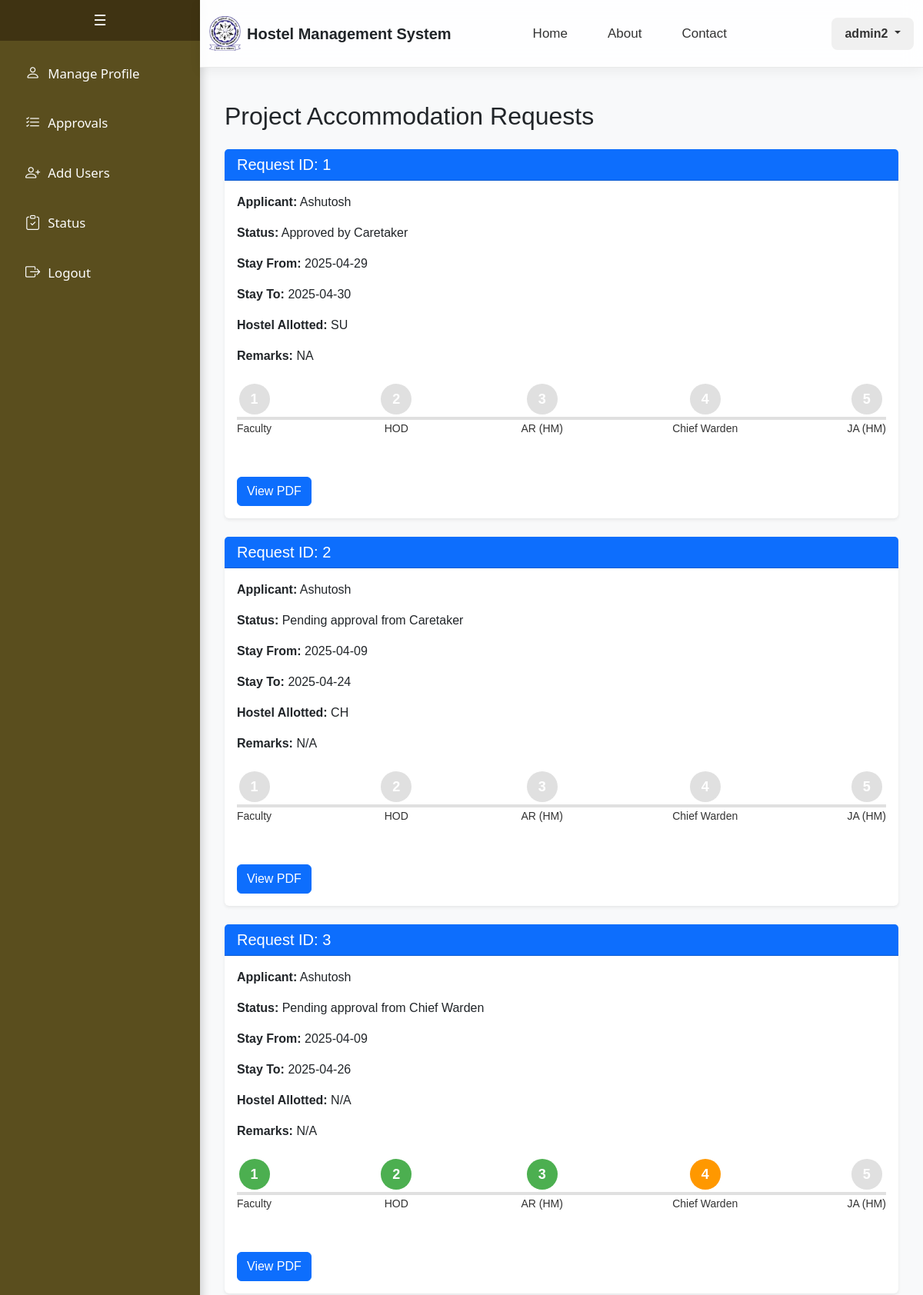
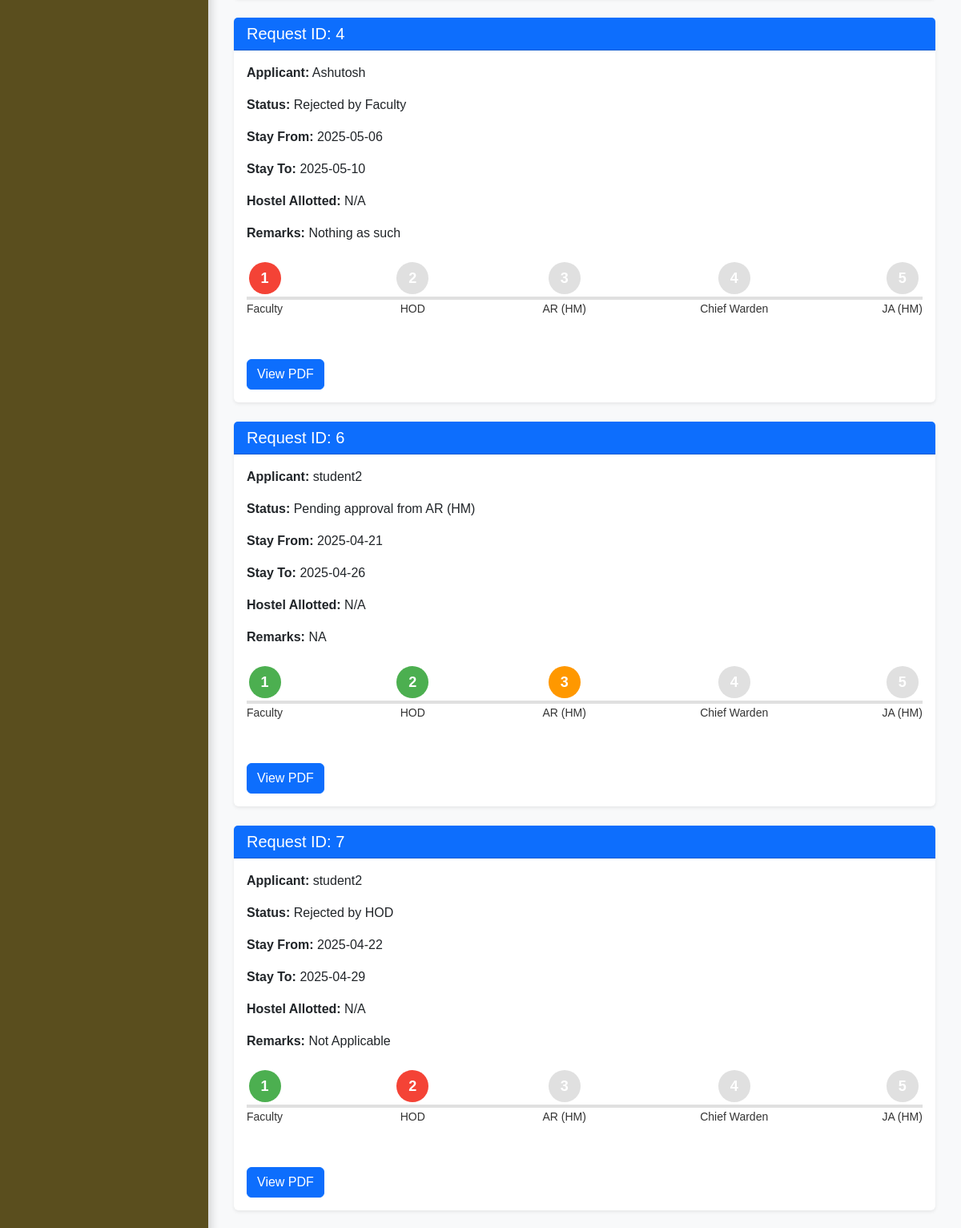
Screenshot of /admin/project_accommodation_status (signed in, upper part) with the database file from the repository (2 pictures, top to bottom).
### app/models.py (models this page shows, shortened)
class ProjectAccommodationRequest(db.Model):
    __tablename__ = 'project_accommodation_request'
    id = db.Column(db.Integer, primary_key=True)
    applicant_id = db.Column(db.Integer, db.ForeignKey('custom_user.id', ondelete='CASCADE'), nullable=False)
    faculty_id = db.Column(db.Integer, db.ForeignKey('faculty.faculty_id', ondelete='SET NULL'))
    address = db.Column(db.Text, nullable=False)
    stay_from = db.Column(db.Date, nullable=False)
    stay_to = db.Column(db.Date, nullable=False)
    category = db.Column(db.String(1), nullable=False)  # 'A' or 'B'
    arrival_date = db.Column(db.Date, nullable=False)
    arrival_time = db.Column(db.Time, nullable=False)
    departure_date = db.Column(db.Date, nullable=False)
    departure_time = db.Column(db.Time, nullable=False)
    offer_letter_path = db.Column(db.String(200))
    id_proof_path = db.Column(db.String(200))
    remarks = db.Column(db.Text)
    hostel_allotted = db.Column(db.String(20), db.ForeignKey('hostel.hostel_no', ondelete='SET NULL'))
    status = db.Column(db.String(50))
    otp = db.Column(db.String(10))  # New column for OTP
    created_at = db.Column(db.DateTime, default=datetime.utcnow)
    applicant = db.relationship('CustomUser', backref=db.backref('project_accommodation_requests', cascade='all, delete-orphan'))
    hostel = db.relationship('Hostel', backref=db.backref('project_accommodation_requests', cascade='all, delete-orphan'))

class CustomUser(db.Model):
    __tablename__ = 'custom_user'
    id = db.Column(db.Integer, primary_key=True)
    email = db.Column(db.String(255), unique=True, nullable=False)
    name = db.Column(db.String(100), nullable=False)
    password = db.Column(db.String(100), nullable=False)
    is_staff = db.Column(db.Boolean, default=False)
    is_active = db.Column(db.Boolean, default=True)
    gender = db.Column(db.String(20), default='Not Specified')
    student = db.relationship('Student', backref='user', uselist=False, cascade="all, delete")
    caretaker = db.relationship('Caretaker', backref='user', uselist=False, cascade="all, delete")
    faculty = db.relationship('Faculty', backref='user', uselist=False, cascade="all, delete")
    admin = db.relationship('Admin', backref='user', uselist=False, cascade="all, delete")
    guest = db.relationship('Guest', backref='user', uselist=False, cascade="all, delete")

### app/admin.py (the view)
@admin_bp.route("/admin/project_accommodation_status", methods=["GET"])
def project_accommodation_status():
    if 'user_id' not in session or session.get('user_role') != 'admin':
        return redirect(url_for('auth.login'))
    project_requests = ProjectAccommodationRequest.query.all()
    return render_template(
        "admin/project_accommodation_status.html",
        project_requests=project_requests
    )

### templates/admin/project_accommodation_status.html (shortened to what this page needs)
{% extends "admin/base.html" %}
{% block content %}
<div class="container mt-4">
    <h2>Project Accommodation Requests</h2>
    {% if project_requests %}
        {% for request in project_requests %}
        <div class="card shadow-sm border-0 mt-4">
            <div class="card-header bg-primary text-white">
                <h5 class="mb-0">Request ID: {{ request.id }}</h5>
            </div>
            <div class="card-body">
                <p><strong>Applicant:</strong> {{ request.applicant.name }}</p>
                <p><strong>Status:</strong> {{ request.status }}</p>
                <p><strong>Stay From:</strong> {{ request.stay_from }}</p>
                <p><strong>Stay To:</strong> {{ request.stay_to }}</p>
                <p><strong>Hostel Allotted:</strong> {{ request.hostel_allotted or 'N/A' }}</p>
                <p><strong>Remarks:</strong> {{ request.remarks or 'N/A' }}</p>
                <div class="stepper d-flex justify-content-between align-items-center mt-4">
                    {% set STATUS_FLOW = [
                        'Pending approval from Faculty',
                        'Pending approval from HOD',
                        'Pending approval from AR (HM)',
                        'Pending approval from Chief Warden',
                        'Pending approval from JA (HM)',
                        'Approved by JA (HM)'
                    ] %}
                    {% set step_names = ['Faculty', 'HOD', 'AR (HM)', 'Chief Warden', 'JA (HM)'] %}
                    {% set status_index = STATUS_FLOW.index(request.status) if request.status in STATUS_FLOW else -1 %}
                    {% set rejected_index = step_names.index(request.status.replace('Rejected by ', '')) if 'Rejected by' in request.status else -1 %}
                    {% for step_name in step_names %}
                        {% set i = loop.index0 %}
                        <div class="step
                            {% if rejected_index != -1 %}
                                {% if i < rejected_index %}completed
                                {% elif i == rejected_index %}rejected
                                {% else %}normal{% endif %}
                            {% else %}
                                {% if i < status_index %}completed
                                {% elif i == status_index %}pending
                                {% else %}normal{% endif %}
                            {% endif %}
                        ">
                            <div class="circle">{{ loop.index }}</div>
                            <p class="text-center mt-2">{{ step_name }}</p>
                        </div>
                    {% endfor %}
                </div>
                <a href="{{ url_for('admin.view_project_accommodation_pdf', request_id=request.id) }}" class="btn btn-primary mt-3">View PDF</a>
            </div>
        </div>
        {% endfor %}
    {% else %}
        <p>No project accommodation requests found.</p>
    {% endif %}
</div>
{% endblock %}

### templates/admin/base.html (style rules this page uses)
body { margin: 0; font-family: Arial, sans-serif; }

### templates/admin/project_accommodation_status.html (style rules this page uses)
.stepper { display: flex; justify-content: space-between; align-items: center; position: relative; margin: 20px 0; }
.stepper::before { content: ''; position: absolute; top: 50%; left: 0; right: 0; height: 4px; background-color: #e0e0e0; z-index: 0; }
.step { position: relative; z-index: 1; text-align: center; }
.step .circle { width: 40px; height: 40px; border-radius: 50%; background-color: #e0e0e0; color: #fff; display: flex; align-items: center; justify-content: center; font-weight: bold; font-size: 18px; margin: 0 auto; }
.step.completed .circle { background-color: #4caf50; }
.step.rejected .circle { background-color: #f44336; }
.step.pending .circle { background-color: #ff9800; }
.step.normal .circle { background-color: #e0e0e0; }
.step p { margin-top: 10px; font-size: 14px; color: #333; }

### rows the page displays
ProjectAccommodationRequest: id "1", applicant.name "Ashutosh", status "Approved by Caretaker", stay_from "2025-04-29", stay_to "2025-04-30", hostel_allotted "SU", remarks "NA", step_names "Faculty" "HOD" "AR (HM)" "Chief Warden" "JA (HM)"
ProjectAccommodationRequest: id "2", applicant.name "Ashutosh", status "Pending approval from Caretaker", stay_from "2025-04-09", stay_to "2025-04-24", hostel_allotted "CH", remarks "N/A", step_names "Faculty" "HOD" "AR (HM)" "Chief Warden" "JA (HM)"
ProjectAccommodationRequest: id "3", applicant.name "Ashutosh", status "Pending approval from Chief Warden", stay_from "2025-04-09", stay_to "2025-04-26", hostel_allotted "N/A", remarks "N/A", step_names "Faculty" "HOD" "AR (HM)" "Chief Warden" "JA (HM)"
ProjectAccommodationRequest: id "4", applicant.name "Ashutosh", status "Rejected by Faculty", stay_from "2025-05-06", stay_to "2025-05-10", hostel_allotted "N/A", remarks "Nothing as such", step_names "Faculty" "HOD" "AR (HM)" "Chief Warden" "JA (HM)"
ProjectAccommodationRequest: id "6", applicant.name "student2", status "Pending approval from AR (HM)", stay_from "2025-04-21", stay_to "2025-04-26", hostel_allotted "N/A", remarks "NA", step_names "Faculty" "HOD" "AR (HM)" "Chief Warden" "JA (HM)"
ProjectAccommodationRequest: id "7", applicant.name "student2", status "Rejected by HOD", stay_from "2025-04-22", stay_to "2025-04-29", hostel_allotted "N/A", remarks "Not Applicable", step_names "Faculty" "HOD" "AR (HM)" "Chief Warden" "JA (HM)"

### other values shown
{{ session['user_name'] }} "admin2"
